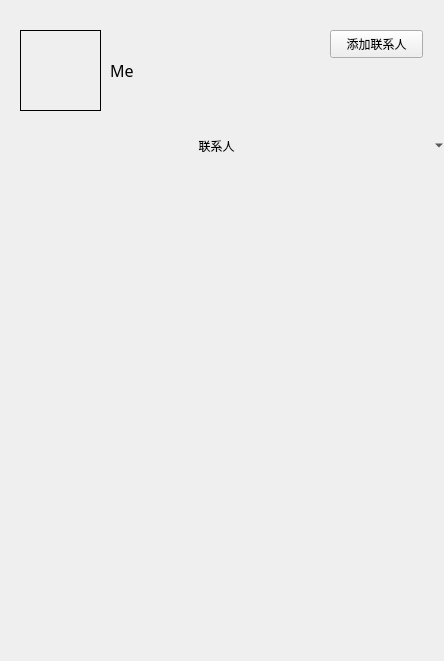
<?xml version="1.0" encoding="UTF-8"?>
<ui version="4.0">
 <class>contactWidget</class>
 <widget class="QWidget" name="contactWidget">
  <property name="geometry">
   <rect>
    <x>0</x>
    <y>0</y>
    <width>444</width>
    <height>661</height>
   </rect>
  </property>
  <property name="sizePolicy">
   <sizepolicy hsizetype="Preferred" vsizetype="Preferred">
    <horstretch>0</horstretch>
    <verstretch>0</verstretch>
   </sizepolicy>
  </property>
  <property name="windowTitle">
   <string>Form</string>
  </property>
  <widget class="QLabel" name="label_Picture">
   <property name="geometry">
    <rect>
     <x>20</x>
     <y>30</y>
     <width>81</width>
     <height>81</height>
    </rect>
   </property>
   <property name="frameShape">
    <enum>QFrame::Box</enum>
   </property>
   <property name="frameShadow">
    <enum>QFrame::Plain</enum>
   </property>
   <property name="lineWidth">
    <number>1</number>
   </property>
   <property name="text">
    <string/>
   </property>
   <property name="textFormat">
    <enum>Qt::AutoText</enum>
   </property>
   <property name="pixmap">
    <pixmap resource="resources.qrc">:/image/Luffy.png</pixmap>
   </property>
   <property name="scaledContents">
    <bool>true</bool>
   </property>
  </widget>
  <widget class="QLabel" name="label_ID">
   <property name="geometry">
    <rect>
     <x>110</x>
     <y>60</y>
     <width>61</width>
     <height>20</height>
    </rect>
   </property>
   <property name="font">
    <font>
     <family>Cascadia Code Light</family>
     <pointsize>12</pointsize>
    </font>
   </property>
   <property name="text">
    <string>Me</string>
   </property>
  </widget>
  <widget class="QToolButton" name="toolButtonContact">
   <property name="geometry">
    <rect>
     <x>0</x>
     <y>130</y>
     <width>445</width>
     <height>31</height>
    </rect>
   </property>
   <property name="contextMenuPolicy">
    <enum>Qt::ActionsContextMenu</enum>
   </property>
   <property name="autoFillBackground">
    <bool>false</bool>
   </property>
   <property name="text">
    <string>联系人</string>
   </property>
   <property name="popupMode">
    <enum>QToolButton::MenuButtonPopup</enum>
   </property>
   <property name="toolButtonStyle">
    <enum>Qt::ToolButtonTextBesideIcon</enum>
   </property>
   <property name="autoRaise">
    <bool>true</bool>
   </property>
   <property name="arrowType">
    <enum>Qt::NoArrow</enum>
   </property>
  </widget>
  <widget class="QPushButton" name="pushButtonAdd">
   <property name="geometry">
    <rect>
     <x>330</x>
     <y>30</y>
     <width>93</width>
     <height>28</height>
    </rect>
   </property>
   <property name="text">
    <string>添加联系人</string>
   </property>
  </widget>
 </widget>
 <resources>
  <include location="resources.qrc"/>
 </resources>
 <connections/>
</ui>
